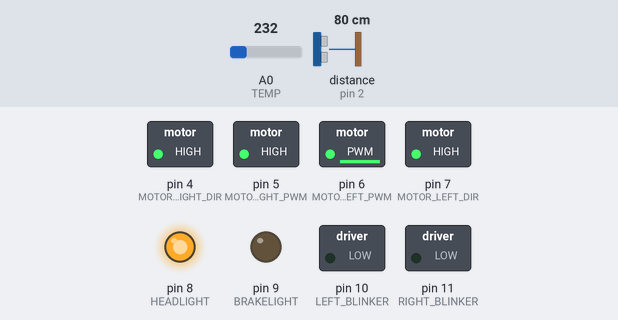
Simulated run of this sketch. Board: Arduino Uno, built with avr-gcc and run on an emulated ATmega328P. On the bench: switched loads named in the sketch (green lamp = pin HIGH), output pins drawn as LEDs (lit = HIGH). Wiring (inferred from the names in the program): ultrasonic range finder: trigger pin 3; echo pin 2. Dashed ring = blinking. The test bench sets the inputs (shaded band); at power-on: distance to the obstacle (sensor on pin 2) 80 cm, A0 (TEMP) = 232. The echo pulse lasts 58.3 µs per cm; pins used as bus, display or sensor lines are not drawn.

Above: at 2.3 s.
2.4 s: distance to the obstacle (sensor on pin 2) set to 17 cm
3.9 s: distance to the obstacle (sensor on pin 2) set to 14 cm
At 5.0 s:
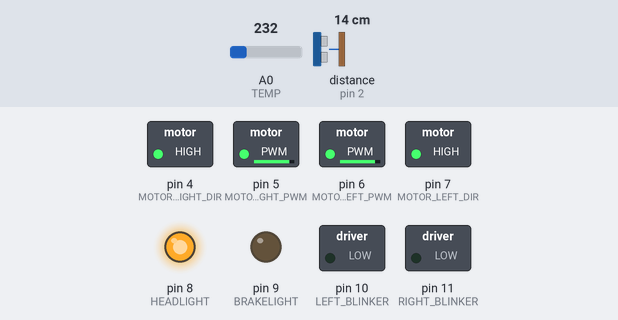
5.4 s: distance to the obstacle (sensor on pin 2) set to 2 cm
At 5.95 s:
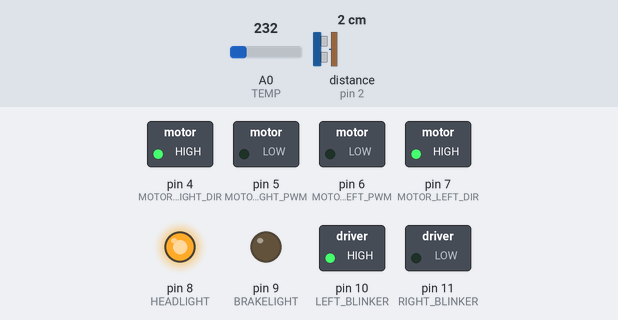
8.4 s: distance to the obstacle (sensor on pin 2) set to 4 cm
11.4 s: distance to the obstacle (sensor on pin 2) set to 7 cm
At 12.9 s:
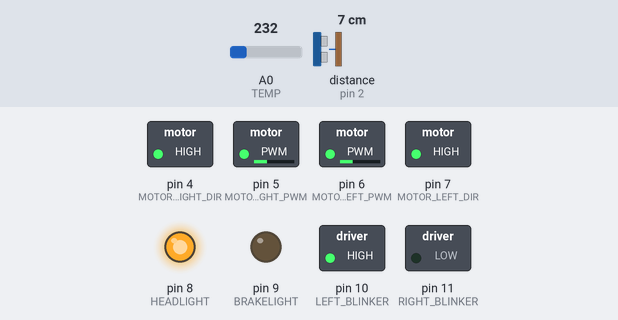
13.2 s: distance to the obstacle (sensor on pin 2) set to 18 cm
At 13.6 s:
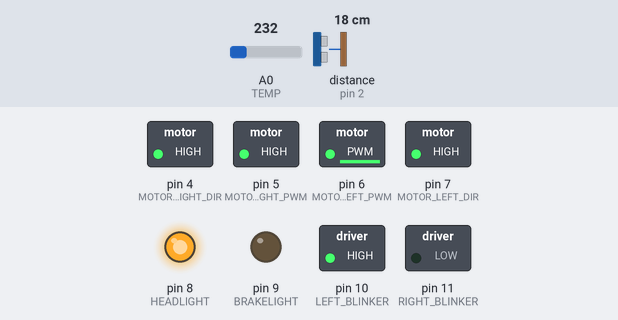
Timing chart, 0 to 15.7 s (numbered marks = the images above; inputs shaded):
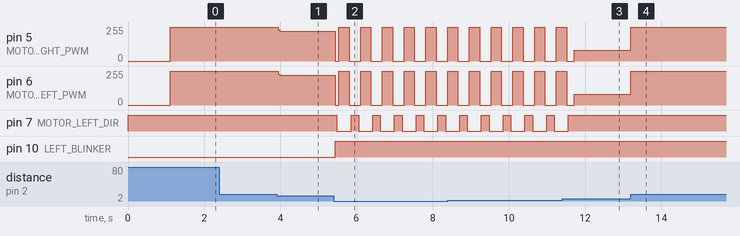

Measured:
- the behaviour switches between 5 and 6 cm on distance to the obstacle (sensor on pin 2) (found by bisection; images 2 and 3)
- after the input at 2.4 s, every drawn part: stays the same
- after the input at 3.9 s, pin 5 (MOTOR_RIGHT_PWM): 255/255 → 224/255 at once; pin 6 (MOTOR_LEFT_PWM): 254/255 → 223/255 at once
- after the input at 5.4 s, pin 5 (MOTOR_RIGHT_PWM): 224/255 → 0/255 at once, then repeats every 0.57 s: 255/255 0.27 s, 0/255 0.30 s; pin 6 (MOTOR_LEFT_PWM): 223/255 → 0/255 at once, then repeats every 0.57 s: 254/255 0.27 s, 0/255 0.30 s
- after the input at 11.4 s, pin 7 (MOTOR_LEFT_DIR): goes on until 11.6 s, then stays HIGH
- after the input at 13.2 s, pin 5 (MOTOR_RIGHT_PWM): 81/255 → 255/255 at once; pin 6 (MOTOR_LEFT_PWM): 80/255 → 254/255 at once

The sketch:

_1.5_alternate_orig_didn_t_work.ino
```cpp
#include "IRremote.h"
#include "IRremoteInt.h"
#include <Wire.h>

/* PIN ASSIGNMENTS */
const int ECHO = 2;
const int TRIG = 3;
const int MOTOR_RIGHT_DIR = 4;
const int MOTOR_RIGHT_PWM = 5;
const int MOTOR_LEFT_PWM = 6;
const int MOTOR_LEFT_DIR = 7;
const int HEADLIGHT = 8;
const int BRAKELIGHT = 9;
const int LEFT_BLINKER = 10;
const int RIGHT_BLINKER = 11;
const int IR_PIN = 12;  // Connect the output of the IR receiver diode to pin 12.
const int COMS_A = 4; //analog pins
const int COMS_B = 5;
const int TEMP = 0;

char IS_BASIC = 1; //1 is true, 0 is false

/* DISTANCE(ULTRASONIC) VARIABLES */
float dist_ahead;
uint16_t key_pressed;
boolean in_basic_mode = false;


/* MOTOR VARIABLES & CONSTANTS */
const int MAX_SPEED = 255;
const int SLOW_SPEED = 90;
const int MIN_SPEED = 80;
const int STOP_SPEED = 0;
const int SLOW_DIST = 15; //distance to start slowing` down is 10 cm
const int STOP_DIST = 5; //distance to stop is 6 cm FOR NOW, (improve later)
const int TURN_90_TIME = 220;//-------------------------------------------------------------------------------------------------------------------------delay here
const int TURN_SPEED = 145;

/* IR SENSOR VARIABLES & CONSTANTS */
IRrecv ir_recv(IR_PIN); // Initialize the irrecv part of the IRremote  library
decode_results keycode; // Stores the IR received codes
uint16_t last_code = 0; // Keeps track of the last code RX'd

//KEY CODES
const uint16_t KEY_1 = 0x20DF;
const uint16_t KEY_2 = 0xA05F;
const uint16_t KEY_3 = 0x609F;
const uint16_t KEY_4 = 0x10EF;
const uint16_t KEY_5 = 0x906F;
const uint16_t KEY_6 = 0x50AF;
const uint16_t KEY_7 = 0x30CF;
const uint16_t KEY_8 = 0xB04F;
const uint16_t KEY_9 = 0x708F;
const uint16_t KEY_0 = 0x8877;
const uint16_t KEY_UP = 0x06F9;
const uint16_t KEY_DOWN = 0x8679;
const uint16_t KEY_RIGHT = 0x46B9;
const uint16_t KEY_LEFT = 0xA659;
const uint16_t KEY_OK = 0x16E9;
const uint16_t KEY_RED = 0x36C9;
const uint16_t KEY_GREEN = 0x28D7;
const uint16_t KEY_YELLOW = 0xA857;
const uint16_t KEY_BLUE = 0x6897;
const uint16_t KEY_AV = 0x807F;
const uint16_t KEY_TV = 0xD827;

/* DRAWING VARIABLES & CONSTANTS */
const int SEGMENT_TIME= 1000;

void setup(){
  analogReference(INTERNAL); //change aRef to ~1.1V
  Serial.begin(9600);
  ir_recv.enableIRIn();

  pinMode(MOTOR_RIGHT_PWM, OUTPUT);
  pinMode(MOTOR_LEFT_PWM, OUTPUT);
  pinMode(MOTOR_LEFT_DIR, OUTPUT);
  pinMode(MOTOR_RIGHT_DIR, OUTPUT);
  pinMode(HEADLIGHT, OUTPUT);
  pinMode(BRAKELIGHT, OUTPUT);
  pinMode(LEFT_BLINKER, OUTPUT);
  pinMode(RIGHT_BLINKER, OUTPUT);
  pinMode(TRIG, OUTPUT);
  pinMode(ECHO,INPUT);

  digitalWrite(HEADLIGHT, HIGH);
  dist_ahead = getDistance();
  setMotorsForward();
  stopMotors();
  delay(1000);
}
//---------------------------------------------------------------------------------------------------------------------------------------------------------------------------------------------

void loop(){
       operate_in_basic_mode();
}

/*
  Method to turn left by 90 degrees
*/
void turnLeft() {
  digitalWrite(LEFT_BLINKER, HIGH);
  stopMotors();
  digitalWrite(MOTOR_RIGHT_DIR, HIGH);
  digitalWrite(MOTOR_LEFT_DIR, LOW);
  delay(50);
  setMotorSpeed(MAX_SPEED);
  delay(TURN_90_TIME);
  stopMotors();
  setMotorsForward();
  digitalWrite(LEFT_BLINKER, HIGH);
  delay(100);
}

/*
  Method to stop motors, doesnt change direction or anything, just makes them stop turning
*/
void stopMotors() {
  analogWrite(MOTOR_LEFT_PWM, 0); //adjust motor speed difference
  analogWrite(MOTOR_RIGHT_PWM, 0); //start turning again
  delay(50);
}

/*
  Method to set both motors to go the same way and forward (toward the ultrasonic sensor)
*/
void setMotorsForward() {   //Configure motor settings, doesnt actually drive
  digitalWrite(MOTOR_RIGHT_DIR, HIGH);
  digitalWrite(MOTOR_LEFT_DIR, HIGH);
  delay(50);
}

/*
  Method to set both motors to go the same way and backwards (away from the ultrasonic sensor)
  note that we have no detection of any sort while going backwards
*/
void setMotorsBackward() {
  digitalWrite(MOTOR_LEFT_DIR, LOW);
  digitalWrite(MOTOR_RIGHT_DIR, LOW);
  delay(50); //delay to make sure the correct direction is going to process
}

/*
  Method that takes a pwm value for the speed (0-255) and sets the motors to go that speed (doesnt modify direction)
*/
void setMotorSpeed(int pwm_speed){
  analogWrite(MOTOR_LEFT_PWM, pwm_speed-1); //adjust motor speed difference
  analogWrite(MOTOR_RIGHT_PWM, pwm_speed); //start turning again
  delay(50);
}

/*
  Method to turn right by 90 degrees
*/
void turnRight() {
  digitalWrite(RIGHT_BLINKER, HIGH);
  stopMotors();
  digitalWrite(MOTOR_RIGHT_DIR, LOW);
  digitalWrite(MOTOR_LEFT_DIR, HIGH);
  delay(50);
  setMotorSpeed(MAX_SPEED);
  delay(TURN_90_TIME);
  stopMotors();
  setMotorsForward();
  digitalWrite(RIGHT_BLINKER, HIGH);
  delay(100);
}

/*
  Main method for controling the robot while in default mode
  Logic goes forward at max speed until approaching an object
  will slow down once it hits 15cm away, then will stop at 5cm away
  at that point it will turn 90 degrees left
*/
void operate_in_basic_mode() {
    float dist_read = getDistance();
    // Now, process the distance appropriately:
    if(dist_read > SLOW_DIST) {  // At STOP_DIST,(6cm), and turn left
      setMotorSpeed(MAX_SPEED);
    } else if(dist_read > STOP_DIST) { // Slow down to MIN_SPEED
        slowDown(dist_read);
    } else {
        turnLeft();
    }
}

/*
  Method invoked by basic mode which slows it down as a proportion of the distance left to travel
*/
void slowDown(float dist) {
  float slowrate_f;
  int slowrate_i;

  slowrate_f = ((dist-STOP_DIST)/(SLOW_DIST-STOP_DIST)) * 255;
  slowrate_i = (int)slowrate_f;

  if(slowrate_i < MIN_SPEED)  //THE END OF THE BEEPING
    slowrate_i = MIN_SPEED+1;

  setMotorSpeed(slowrate_i);
}

/*
  Method that gets the distance away from the ultrasonic sensor the thing in front of it
  returns the value as a float
*/
float getDistance() {

  float echotimeComp; //time of pulse in microseconds
  float temperatureComp; //temperature from IC sensor in degree Celsius
  float speedSoundComp; //calculated speed of sound using temperature from IC sensor
  float distanceComp; //distance in cm

  temperatureComp = analogRead(TEMP)/9.31;       //read temperature from IC sensor(in Celsius);

  speedSoundComp = 331.5 + (0.6 * temperatureComp);  //calculate speed of sound with temperature in m/s
  speedSoundComp = 10000/speedSoundComp;             //convert speed of sound to us/cm

  digitalWrite(TRIG, LOW);      //10us pulse to TRIGger
  delayMicroseconds(10);
  digitalWrite(TRIG, HIGH);
  delayMicroseconds(10);
  digitalWrite(TRIG, LOW);

  echotimeComp = pulseIn(ECHO, HIGH); //waits for ECHO to go HIGH, starts timer, stops timer when ECHO goes LOW

  distanceComp = echotimeComp/speedSoundComp/2;

  return distanceComp;
}

/*
  Method to concat the mode character and a string message for sending to the slave arduino
  returns a const char* that can be integraded by using strcpy(String, char*) and then sending the resulting string to the slave
*/
const char* parseTransmission(char mode, String message){
  int i;
  char currentChar = 'a';
  for( i = 0; currentChar != '\0' ; i++){
    currentChar = message[i];
  }//i is now the size of string
  char parsed [i+1];
  parsed[i] = '\0';
  parsed[0] = mode;
  for(int j = 1; j < i ; j++){
    parsed[j] = message[j-1];
  }
  const char* resultS = parsed;
  return resultS;
}

/*
  method to parse an int value
  returns a const char* that can be integraded by using strcpy(String, char*) and then sending the resulting string to the slave
*/
const char* parseNum(char mode, int value){
  String valueString = String(value);
  const char* resultN = parseTransmission(mode, valueString);
  return resultN;
}

/*
  method that transmit the signal to have the lcd print Waiting
*/
void transmitWait(){
  Wire.beginTransmission(1);
  Wire.write('a'); //writing being controlled
  Wire.endTransmission();
}

/*
  Method to transmit the signal to have the lcd print that it's being remote controlled
*/
void transmitRC(){
  Wire.beginTransmission(1);
  Wire.write('r'); //writing being controlled
  Wire.endTransmission();
}

/*
  Method to have the LCD print the given distance
*/
void transmitDistance(int distance){
  const char* constDisString = parseNum('d', distance);
  char* ptrString;
  String transString;
  strcpy(ptrString, constDisString);
  Wire.beginTransmission(1);
  Wire.write(ptrString); //writing Speed then value
  Wire.endTransmission();
}

/*
  Method to have the LCD print the passed speed
*/
void transmitSpeed(int speedy){
  const char* constPtrString = parseNum('s', speedy);
  char* ptrString;
  String transString;
  strcpy(ptrString, constPtrString);
  Wire.beginTransmission(1);
  Wire.write(ptrString); //writing Speed then value
  Wire.endTransmission();
}

/*
  Method to have the LCD print that it's drawing a number as well as display the number being drawn
*/
void transmitDraw(int number){
  const char* constStringPoint = parseNum('w', number);
  char *ptrString;
  String transString;
  strcpy(ptrString, constStringPoint);
  Wire.beginTransmission(1);
  Wire.write(ptrString); //writing then number
  Wire.endTransmission();
}

void processInstruction( uint16_t key){
  switch (key) {
    case KEY_1: transmitDraw(1); drawOne(); break;
    case KEY_2: transmitDraw(2); drawTwo(); break;
    case KEY_3: transmitDraw(3); drawThree(); break;
    case KEY_4: transmitDraw(4); drawFour(); break;
    case KEY_5: transmitDraw(5); drawFive(); break;
    case KEY_6: transmitDraw(6); drawSix(); break;
    case KEY_7: transmitDraw(7); drawSeven(); break;
    case KEY_8: transmitDraw(8); drawEight(); break;
    case KEY_9: transmitDraw(9); drawNine(); break;
    case KEY_0: transmitDraw(0); drawZero(); break;
    case KEY_UP: transmitRC(); setMotorsForward(); break; //set motors to go forward, doesnt move tho
    case KEY_DOWN: transmitRC(); setMotorsBackward(); break;
    case KEY_RIGHT: transmitRC(); turnRight(); break;
    case KEY_LEFT: transmitRC(); turnLeft(); break;
    case KEY_OK: IS_BASIC = 1; break; //change the value of IS_BASIC back to true
    case KEY_RED: transmitWait(); stopMotors(); break;
    case KEY_GREEN: setMotorSpeed(MAX_SPEED); break;
    case KEY_YELLOW: setMotorSpeed(MIN_SPEED); break;
    case KEY_BLUE: break;
    case KEY_AV: break;
    case KEY_TV: break;
    default: break;
  }
  transmitWait(); //after finishing will display that it's waiting
}

//--------------------------------------------------------------------------------------------Haven't tested anything below here
void forwardDraw() {
  setMotorsForward();
  setMotorSpeed(MAX_SPEED);
  delay(SEGMENT_TIME);
  stopMotors();
}

void backwardDraw() {
  setMotorsBackward();
  setMotorSpeed(MAX_SPEED);
  delay(SEGMENT_TIME);
  stopMotors();
  setMotorsForward();
}

void drawOne() {
  forwardDraw();
  forwardDraw();
  stopMotors();
}

void drawTwo() {
  turnLeft();
  forwardDraw();
  turnRight();
  forwardDraw();
  turnRight();
  forwardDraw();
  turnLeft();
  forwardDraw();
  turnLeft();
  forwardDraw();
  stopMotors();
}

void drawThree() {
  turnLeft();
  forwardDraw();
  turnRight();
  forwardDraw();
  backwardDraw();
  turnLeft();
  forwardDraw();
  turnRight();
  forwardDraw();
  stopMotors();
}

void drawFour() {
  forwardDraw();
  turnLeft();
  forwardDraw();
  turnLeft();
  forwardDraw();
  backwardDraw();
  backwardDraw();
  stopMotors();
}

void drawFive() {
  turnLeft();
  forwardDraw();
  backwardDraw();
  turnRight();
  forwardDraw();
  turnLeft();
  forwardDraw();
  turnRight();
  forwardDraw();
  turnRight();
  forwardDraw();
  stopMotors();
}

void drawSix() {
  turnLeft();
  forwardDraw();
  backwardDraw();
  turnRight();
  forwardDraw();
  forwardDraw();
  turnLeft();
  forwardDraw();
  turnLeft();
  forwardDraw();
  turnLeft();
  forwardDraw();
  stopMotors();
}

void drawSeven() {
  turnLeft();
  forwardDraw();
  turnRight();
  forwardDraw();
  forwardDraw();
  stopMotors();
}

void drawEight() {
  forwardDraw();
  turnLeft();
  forwardDraw();
  turnRight();
  forwardDraw();
  turnRight();
  forwardDraw();
  turnRight();
  forwardDraw();
  turnRight();
  forwardDraw();
  turnLeft();
  forwardDraw();
  turnLeft();
  forwardDraw();
  stopMotors();
}

void drawNine() {
  forwardDraw();
  turnLeft();
  forwardDraw();
  turnLeft();
  forwardDraw();
  turnLeft();
  forwardDraw();
  backwardDraw();
  turnLeft();
  forwardDraw();
  forwardDraw();
  turnRight();
  forwardDraw();
  stopMotors();
}

void drawZero() {
  forwardDraw();
  forwardDraw();
  turnLeft();
  forwardDraw();
  forwardDraw();
  turnLeft();
  forwardDraw();
  stopMotors();
}
```
